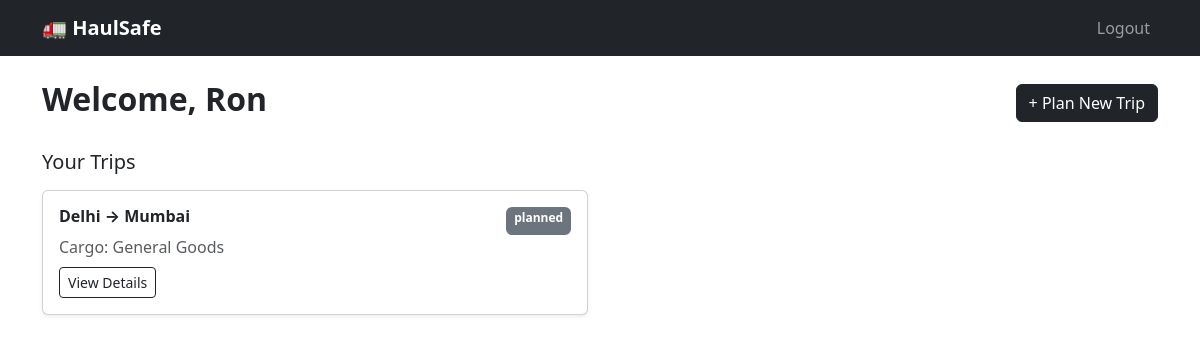
Page /manager (signed in) on the earlier database version.
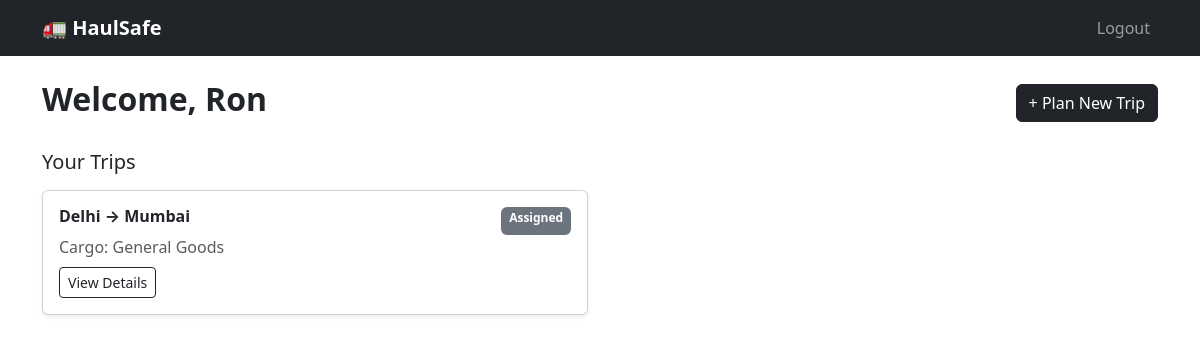
Same page on the later database version.
### tables this page shows
CREATE TABLE trips (
            id INTEGER PRIMARY KEY AUTOINCREMENT,
            manager_id INTEGER NOT NULL,
            driver_id INTEGER,
            origin TEXT NOT NULL,
            destination TEXT NOT NULL,
            cargo_type TEXT NOT NULL,
            cargo_fragile INTEGER DEFAULT 0,
            cargo_temp_sensitive INTEGER DEFAULT 0,
            status TEXT DEFAULT 'planned',
            created_at TIMESTAMP DEFAULT CURRENT_TIMESTAMP,
            FOREIGN KEY (manager_id) REFERENCES users(id),
            FOREIGN KEY (driver_id) REFERENCES users(id)
        );

### manager.py (the view)
@manager.route('/manager')
@manager_required
def dashboard():
    db = get_db()
    trips = db.execute(
        'SELECT * FROM trips WHERE manager_id = ? ORDER BY created_at DESC',
        (session['user_id'],)
    ).fetchall()
    db.close()
    return render_template('manager_dashboard.html', trips=trips)

### database.py (called while the page is built)
def get_db():
    db = sqlite3.connect("haulsafe.db")
    db.row_factory = sqlite3.Row
    return db

### manager.py (called while the page is built)
def manager_required(f):
    @wraps(f)
    def decorated(*args, **kwargs):
        if not session.get('user_id') or session.get('role') != 'manager':
            return redirect('/login')
        return f(*args, **kwargs)
    return decorated

### templates/manager_dashboard.html (shortened to what this page needs)
{% extends "layout.html" %}
{% block content %}
<div class="d-flex justify-content-between align-items-center mb-4">
    <h2 class="fw-bold">Welcome, {{ session['user_name'] }}</h2>
    <a href="/manager/new_trip" class="btn btn-dark">+ Plan New Trip</a>
</div>
<h5 class="mb-3">Your Trips</h5>
{% if trips %}
    <div class="row">
        {% for trip in trips %}
        <div class="col-md-6 mb-3">
            <div class="card shadow-sm">
                <div class="card-body">
                    <div class="d-flex justify-content-between">
                        <h6 class="fw-bold">{{ trip['origin'] }} → {{ trip['destination'] }}</h6>
                        <span class="badge bg-secondary">{{ trip['status'] }}</span>
                    </div>
                    <p class="text-muted mb-1">Cargo: {{ trip['cargo_type'] }}</p>
                    <a href="/manager/trip/{{ trip['id'] }}" class="btn btn-sm btn-outline-dark">View Details</a>
                </div>
            </div>
        </div>
        {% endfor %}
    </div>
{% else %}
    <div class="text-center py-5 text-muted">
        <p>No trips planned yet.</p>
        <a href="/manager/new_trip" class="btn btn-dark">Plan your first trip</a>
    </div>
{% endif %}
{% endblock %}

### templates/layout.html (shortened to what this page needs)
<!DOCTYPE html>
<html lang="en">
<head>
    <link href="https://cdn.jsdelivr.net/npm/bootstrap@5.3.0/dist/css/bootstrap.min.css" rel="stylesheet">
    <link rel="stylesheet" href="https://unpkg.com/leaflet@1.9.4/dist/leaflet.css" />
    <link rel="stylesheet" href="{{ url_for('static', filename='css/style.css') }}">
</head>
<body>
<nav class="navbar navbar-expand-lg navbar-dark bg-dark">
    <div class="container">
        <a class="navbar-brand fw-bold" href="/">🚛 HaulSafe</a>
        <div class="navbar-nav ms-auto">
            {% if session.get('user_id') %}
                <a class="nav-link" href="/logout">Logout</a>
            {% else %}
                <a class="nav-link" href="/login">Login</a>
                <a class="nav-link" href="/register">Register</a>
            {% endif %}
        </div>
    </div>
</nav>
<main class="container mt-4">
    {% block content %}{% endblock %}
</main>
</body>
</html>

Differences in the rows shown:
changed trips "Delhi": status "planned" → "Assigned"
